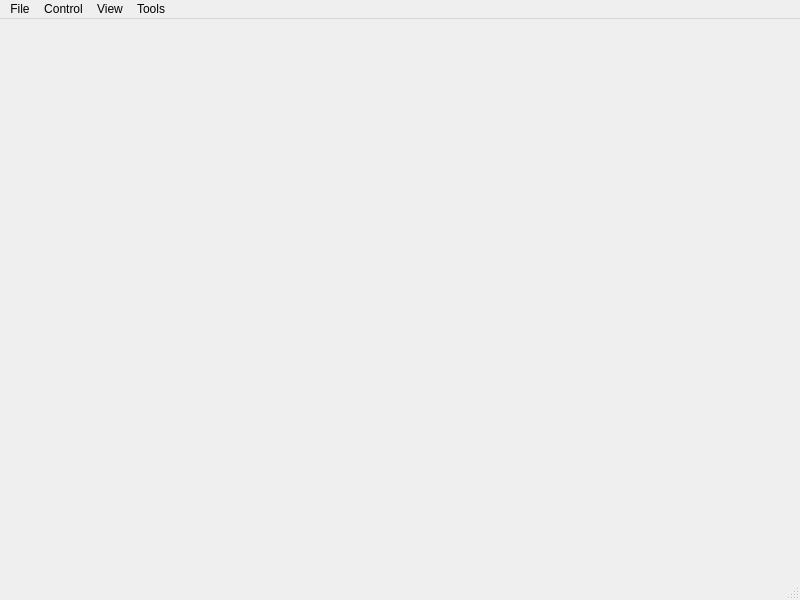
<?xml version="1.0" encoding="UTF-8"?>
<ui version="4.0">
 <class>VideoTestWindow</class>
 <widget class="QMainWindow" name="VideoTestWindow">
  <property name="geometry">
   <rect>
    <x>0</x>
    <y>0</y>
    <width>800</width>
    <height>600</height>
   </rect>
  </property>
  <property name="windowTitle">
   <string>VideoTest</string>
  </property>
  <widget class="QWidget" name="centralwidget">
   <layout class="QVBoxLayout" name="verticalLayout" stretch="0">
    <property name="leftMargin">
     <number>0</number>
    </property>
    <property name="topMargin">
     <number>0</number>
    </property>
    <property name="rightMargin">
     <number>0</number>
    </property>
    <property name="bottomMargin">
     <number>0</number>
    </property>
    <item>
     <widget class="PhGraphicView" name="videoView" native="true"/>
    </item>
   </layout>
  </widget>
  <widget class="QMenuBar" name="menubar">
   <property name="geometry">
    <rect>
     <x>0</x>
     <y>0</y>
     <width>800</width>
     <height>22</height>
    </rect>
   </property>
   <property name="nativeMenuBar">
    <bool>true</bool>
   </property>
   <widget class="QMenu" name="menuFile">
    <property name="title">
     <string>File</string>
    </property>
    <widget class="QMenu" name="menuOpen_recent">
     <property name="title">
      <string>Open recent</string>
     </property>
     <addaction name="actionEmpty"/>
    </widget>
    <addaction name="actionOpen"/>
    <addaction name="menuOpen_recent"/>
    <addaction name="separator"/>
    <addaction name="actionConvert_to_MJPEG"/>
   </widget>
   <widget class="QMenu" name="menuControl">
    <property name="title">
     <string>Control</string>
    </property>
    <addaction name="actionPlay_pause"/>
    <addaction name="actionReverse"/>
    <addaction name="actionNext_frame"/>
    <addaction name="actionPrevious_frame"/>
    <addaction name="separator"/>
    <addaction name="actionSet_timestamp"/>
    <addaction name="actionGo_to"/>
   </widget>
   <widget class="QMenu" name="menuView">
    <property name="title">
     <string>View</string>
    </property>
    <addaction name="actionDisplay_media_panel"/>
    <addaction name="actionDeinterlace_video"/>
   </widget>
   <widget class="QMenu" name="menuTools">
    <property name="title">
     <string>Tools</string>
    </property>
   </widget>
   <addaction name="menuFile"/>
   <addaction name="menuControl"/>
   <addaction name="menuView"/>
   <addaction name="menuTools"/>
  </widget>
  <widget class="QStatusBar" name="statusBar"/>
  <action name="actionOpen">
   <property name="text">
    <string>Open...</string>
   </property>
   <property name="shortcut">
    <string>Ctrl+O</string>
   </property>
  </action>
  <action name="actionPlay_pause">
   <property name="text">
    <string>Play/pause</string>
   </property>
   <property name="shortcut">
    <string>Up</string>
   </property>
  </action>
  <action name="actionNext_frame">
   <property name="text">
    <string>Next frame</string>
   </property>
   <property name="shortcut">
    <string>Right</string>
   </property>
  </action>
  <action name="actionPrevious_frame">
   <property name="text">
    <string>Previous frame</string>
   </property>
   <property name="shortcut">
    <string>Left</string>
   </property>
  </action>
  <action name="actionSet_timestamp">
   <property name="text">
    <string>Set timestamp...</string>
   </property>
   <property name="shortcut">
    <string>Ctrl+T</string>
   </property>
  </action>
  <action name="actionReverse">
   <property name="text">
    <string>Reverse</string>
   </property>
   <property name="shortcut">
    <string>Down</string>
   </property>
  </action>
  <action name="actionEmpty">
   <property name="enabled">
    <bool>false</bool>
   </property>
   <property name="text">
    <string>Empty</string>
   </property>
  </action>
  <action name="actionGo_to">
   <property name="text">
    <string>Go to...</string>
   </property>
   <property name="shortcut">
    <string>Ctrl+G</string>
   </property>
  </action>
  <action name="actionDisplay_media_panel">
   <property name="checkable">
    <bool>true</bool>
   </property>
   <property name="text">
    <string>Display media panel</string>
   </property>
  </action>
  <action name="actionDeinterlace_video">
   <property name="checkable">
    <bool>true</bool>
   </property>
   <property name="text">
    <string>Deinterlace video</string>
   </property>
   <property name="shortcut">
    <string>F9</string>
   </property>
  </action>
  <action name="actionConvert_to_MJPEG">
   <property name="text">
    <string>Convert to MJPEG</string>
   </property>
  </action>
 </widget>
 <customwidgets>
  <customwidget>
   <class>PhGraphicView</class>
   <extends>QWidget</extends>
   <header>PhGraphic/PhGraphicView.h</header>
   <container>1</container>
  </customwidget>
 </customwidgets>
 <resources/>
 <connections/>
</ui>
